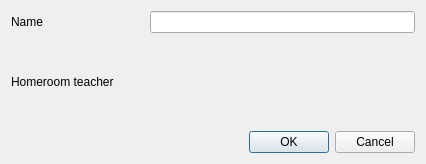
<?xml version="1.0" encoding="UTF-8"?>
<!--

Copyright (C) 2025 Davyd Stalytenko
SPDX-License-Identifier: GPL-3.0-only

This file is part of SchooliesCave.

SchooliesCave is free software: you can redistribute it and/or modify it under the terms
of the GNU General Public License as published by the Free Software Foundation, version 3
of the License only.

SchooliesCave is distributed in the hope that it will be useful, but WITHOUT ANY WARRANTY;
without even the implied warranty of MERCHANTABILITY or FITNESS FOR A PARTICULAR PURPOSE.
See the GNU General Public License for more details.

You should have received a copy of the GNU General Public License along with SchooliesCave.
If not, see <https://www.gnu.org/licenses/>.

-->
<ui version="4.0">
 <class>ClassCreationDialog</class>
 <widget class="QDialog" name="ClassCreationDialog">
  <property name="geometry">
   <rect>
    <x>0</x>
    <y>0</y>
    <width>426</width>
    <height>164</height>
   </rect>
  </property>
  <property name="windowTitle">
   <string>Dialog</string>
  </property>
  <layout class="QVBoxLayout" name="verticalLayout">
   <item>
    <layout class="QHBoxLayout" name="nameLayout" stretch="1,2">
     <item>
      <widget class="QLabel" name="label">
       <property name="text">
        <string>Name</string>
       </property>
      </widget>
     </item>
     <item>
      <widget class="QLineEdit" name="className"/>
     </item>
    </layout>
   </item>
   <item>
    <layout class="QHBoxLayout" name="teacherLayout">
     <item>
      <widget class="QLabel" name="label_2">
       <property name="text">
        <string>Homeroom teacher</string>
       </property>
      </widget>
     </item>
    </layout>
   </item>
   <item>
    <widget class="QDialogButtonBox" name="buttonBox">
     <property name="orientation">
      <enum>Qt::Orientation::Horizontal</enum>
     </property>
     <property name="standardButtons">
      <set>QDialogButtonBox::StandardButton::Cancel|QDialogButtonBox::StandardButton::Ok</set>
     </property>
    </widget>
   </item>
  </layout>
 </widget>
 <resources/>
 <connections>
  <connection>
   <sender>buttonBox</sender>
   <signal>accepted()</signal>
   <receiver>ClassCreationDialog</receiver>
   <slot>accept()</slot>
   <hints>
    <hint type="sourcelabel">
     <x>248</x>
     <y>254</y>
    </hint>
    <hint type="destinationlabel">
     <x>157</x>
     <y>274</y>
    </hint>
   </hints>
  </connection>
  <connection>
   <sender>buttonBox</sender>
   <signal>rejected()</signal>
   <receiver>ClassCreationDialog</receiver>
   <slot>reject()</slot>
   <hints>
    <hint type="sourcelabel">
     <x>316</x>
     <y>260</y>
    </hint>
    <hint type="destinationlabel">
     <x>286</x>
     <y>274</y>
    </hint>
   </hints>
  </connection>
 </connections>
</ui>
